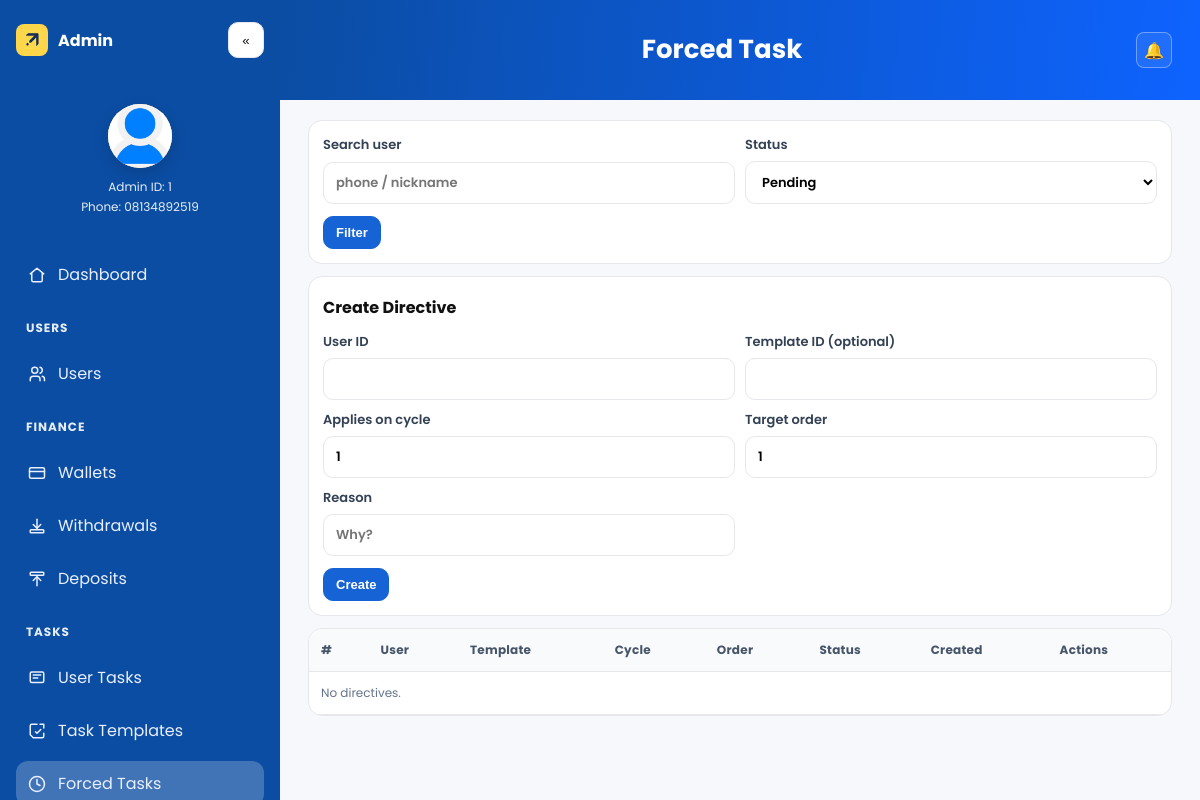
Page /bo/directives/ (signed in) on the earlier database version.
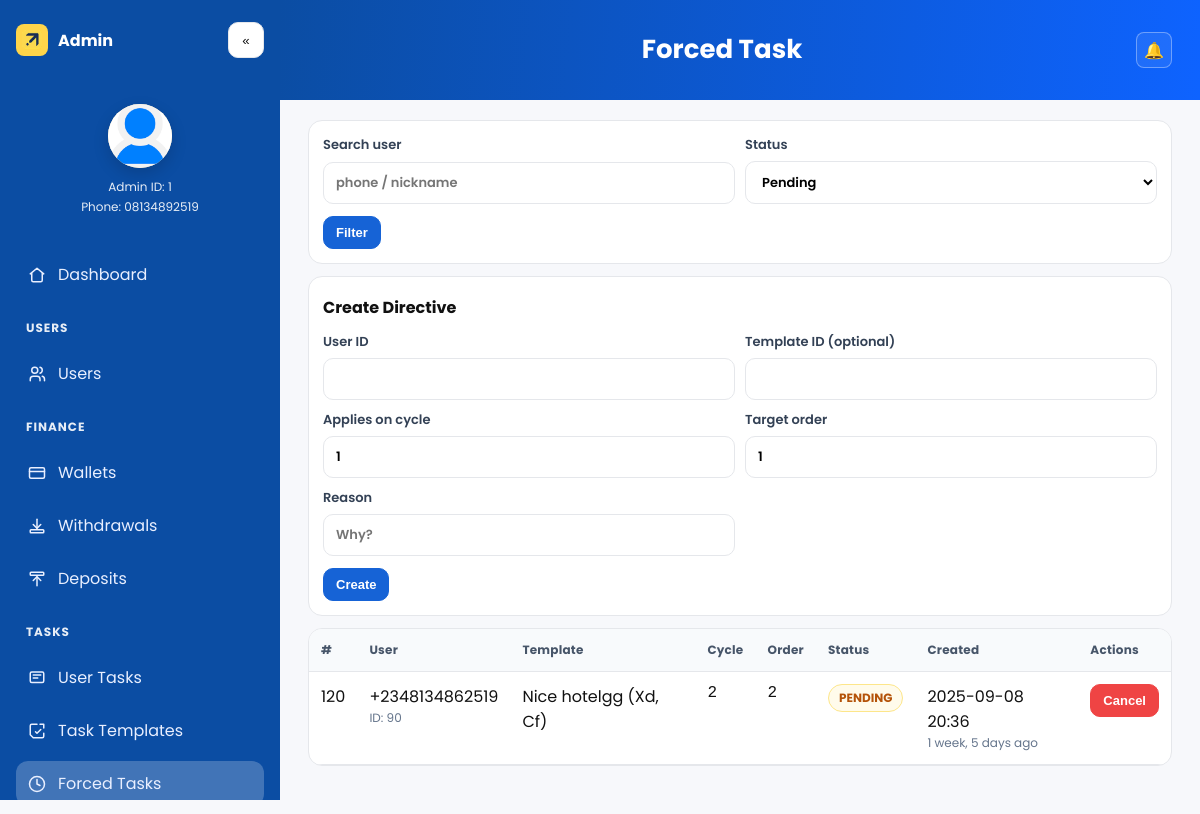
Same page on the later database version.
### main/models.py (models this page shows, shortened)
class ForcedTaskDirective(models.Model):
    class Status(models.TextChoices):
        PENDING  = "PENDING", "Pending"
        CONSUMED = "CONSUMED", "Consumed"
        CANCELED = "CANCELED", "Canceled"
        EXPIRED  = "EXPIRED", "Expired"
        SKIPPED  = "SKIPPED", "Skipped (behind current order)"
    user = models.ForeignKey(settings.AUTH_USER_MODEL, on_delete=models.CASCADE, related_name="forced_task_directives")
    applies_on_cycle = models.PositiveIntegerField(db_index=True, help_text="Cycle number this applies to.")
    target_order = models.PositiveIntegerField(help_text="1-based order to show when eligible.")
    template = models.ForeignKey(
        'UserTaskTemplate', null=True, blank=True, on_delete=models.SET_NULL,
        help_text="Optional fixed template to serve for this order."
    )
    status = models.CharField(max_length=10, choices=Status.choices, default=Status.PENDING, db_index=True)
    expires_at = models.DateTimeField(null=True, blank=True)
    batch_id = models.CharField(max_length=64, blank=True, default="")
    reason = models.CharField(max_length=255, blank=True, default="")
    created_by = models.ForeignKey(
        settings.AUTH_USER_MODEL, null=True, blank=True,
        on_delete=models.SET_NULL, related_name="created_forced_task_directives"
    )
    created_at = models.DateTimeField(auto_now_add=True)
    updated_at = models.DateTimeField(auto_now=True)
    consumed_at = models.DateTimeField(null=True, blank=True)
    canceled_at = models.DateTimeField(null=True, blank=True)
    expired_at = models.DateTimeField(null=True, blank=True)
    skipped_at = models.DateTimeField(null=True, blank=True)
    class Meta:
        indexes = [
            models.Index(fields=["user", "applies_on_cycle", "status"]),
            models.Index(fields=["applies_on_cycle", "target_order"]),
            models.Index(fields=["expires_at"]),
            models.Index(fields=["created_at"]),
        ]
        ordering = ["target_order", "created_at"]

class CustomUser(AbstractUser):
    username = None
    phone = models.CharField(max_length=20, unique=True)
    invitation_code = models.CharField(max_length=50, blank=True, null=True)
    nickname   = models.CharField(max_length=50, blank=True)
    avatar     = models.ImageField(upload_to="avatars/%Y/%m/", blank=True, null=True)
    avatar_url = models.URLField(blank=True, null=True, validators=[URLValidator()])
    signup_ip = models.GenericIPAddressField(blank=True, null=True)
    signup_country = models.CharField(max_length=100, blank=True, null=True)
    last_login_ip = models.GenericIPAddressField(blank=True, null=True)
    last_login_country = models.CharField(max_length=100, blank=True, null=True)
    tx_pin_hash = models.CharField(max_length=128, blank=True)
    tx_pin_changed_at = models.DateTimeField(blank=True, null=True)
    tx_pin_attempts = models.PositiveIntegerField(default=0)
    tx_pin_locked_until = models.DateTimeField(blank=True, null=True)
    USERNAME_FIELD = "phone"
    REQUIRED_FIELDS = []
    objects = CustomUserManager()
    def __str__(self) -> str:
        return self.nickname or self.phone

class UserTaskTemplate(models.Model):
    class Label(models.TextChoices):
        PERFECT = "PERFECT", "Perfect"
        GOOD    = "GOOD",    "Good"
        MEDIUM  = "MEDIUM",  "Medium"
    class Status(models.TextChoices):
        DRAFT    = "DRAFT", "Draft"
        ACTIVE   = "ACTIVE", "Active"
        PAUSED   = "PAUSED", "Paused"
        ARCHIVED = "ARCHIVED", "Archived"
    hotel_name = models.CharField(max_length=160)
    slug = models.SlugField(max_length=180, unique=True)
    country = models.CharField(max_length=64)
    city = models.CharField(max_length=64)
    cover_image_url = models.URLField(blank=True, default="")
    cover_image = models.ImageField(upload_to="tasks/covers/", null=True, blank=True)
    task_id = models.CharField(max_length=24, unique=True, default=_gen_task_id, editable=False)
    task_date = models.DateField(null=True, blank=True)
    task_price = models.DecimalField(
        max_digits=12, decimal_places=2, null=True, blank=True,
        validators=[MinValueValidator(Decimal("0.00"))],
        help_text="If empty, falls back to tasksettngs.task_price."
    )
    task_commission = models.DecimalField(
        max_digits=12, decimal_places=2, null=True, blank=True,
        validators=[MinValueValidator(Decimal("0.00"))],
        help_text="If empty, falls back to tasksettngs.task_commission."
    )
    task_score = models.DecimalField(
        max_digits=3, decimal_places=2, null=True, blank=True,
        validators=[MinValueValidator(Decimal("0.00")), MaxValueValidator(Decimal("5.00"))],
        help_text="0.00 – 5.00"
    )
    task_label = models.CharField(max_length=12, choices=Label.choices, blank=True, default="")
    is_admin_task = models.BooleanField(
        default=False,
        help_text="If True, user must have wallet ≥ price to complete this task."
    )
    status = models.CharField(
        max_length=10, choices=Status.choices, default=Status.DRAFT,
        help_text="Set to ACTIVE to include in random selection."
    )
    created_by = models.ForeignKey(
        settings.AUTH_USER_MODEL, null=True, blank=True,
        on_delete=models.SET_NULL, related_name="created_task_templates"
    )
    created_at = models.DateTimeField(auto_now_add=True)
    updated_at = models.DateTimeField(auto_now=True)
    class Meta:
        indexes = [
            models.Index(fields=["status"]),
            models.Index(fields=["country", "city"]),
            models.Index(fields=["task_date"]),
        ]
        ordering = ["-updated_at", "-created_at"]
    def __str__(self):
        return f"{self.hotel_name} ({self.city}, {self.country})"

### main/admin_view.py (the view)
# urls.py: path("bo/directives/", bo.bo_directives, name="bo_directives"),
@login_required
@user_passes_test(staff_or_manager)
def bo_directives(request):
    q = (request.GET.get("q") or "").strip()
    status = (request.GET.get("status") or "PENDING").upper()
    qs = ForcedTaskDirective.objects.select_related("user", "template").order_by("-created_at")
    if q:
        qs = qs.filter(Q(user__phone__icontains=q) | Q(user__nickname__icontains=q))
    if status:
        qs = qs.filter(status=status)
    page_obj = _paginate(qs, request, per_page=25)
    return render(request, "meta_search/bo/directives.html", {
        "active_page": AP["dir"], "page_obj": page_obj, "q": q, "status": status
    })

### main/admin_view.py (called while the page is built)
def staff_or_manager(user):
    return user.is_active and (user.is_staff or user.groups.filter(name="managers").exists())

def _paginate(qs, request, per_page=25, page_param="page"):
    page = request.GET.get(page_param) or 1
    return Paginator(qs, per_page).get_page(page)

### templates/meta_search/bo/directives.html (shortened to what this page needs)
{% extends "base_admin.html" %}
{% block page_title %}Forced Task{% endblock %}
{% block content %}
<form method="get" class="card filters">
  <div class="grid">
    <label>Search user
      <input type="text" name="q" value="{{ q }}" placeholder="phone / nickname">
    </label>
    <label>Status
      <select name="status">
        <option value="PENDING"  {% if status == 'PENDING' %}selected{% endif %}>Pending</option>
      </select>
    </label>
  </div>
  <div class="actions">
    <button class="btn primary sm" type="submit">Filter</button>
  </div>
</form>
<div class="card create">
  <h3>Create Directive</h3>
  <form method="post" action="{% url 'bo_directive_create' %}">
    <div class="grid">
      <label>User ID
        <input type="number" name="user_id" required>
      </label>
      <label>Template ID (optional)
        <input type="number" name="template_id">
      </label>
      <label>Applies on cycle
        <input type="number" name="applies_on_cycle" value="1" required>
      </label>
      <label>Target order
        <input type="number" name="target_order" value="1" required>
      </label>
      <label class="full">Reason
        <input type="text" name="reason" placeholder="Why?">
      </label>
    </div>
    <div class="actions">
      <button class="btn primary sm" type="submit">Create</button>
    </div>
  </form>
</div>
<div class="card table-card">
  <div class="table-wrap">
    <table class="table">
      <thead>
        <tr>
          <th>#</th>
          <th>User</th>
          <th>Template</th>
          <th>Cycle</th>
          <th>Order</th>
          <th>Status</th>
          <th>Created</th>
          <th>Actions</th>
        </tr>
      </thead>
      <tbody>
        {% for d in page_obj %}
          {% with s=d.status|lower %}
          <tr>
            <td data-label="#">{{ d.id }}</td>
            <td data-label="User">
              {{ d.user }}
              <div class="muted">ID: {{ d.user_id }}</div>
            </td>
            <td data-label="Template">
              {{ d.template|default:"—" }}
            </td>
            <td data-label="Cycle" class="mono">{{ d.applies_on_cycle }}</td>
            <td data-label="Order" class="mono">{{ d.target_order }}</td>
            <td data-label="Status">
              <span class="chip
                {% if s == 'pending' %}st-pending
                {% elif s == 'canceled' %}st-canceled
                {% else %}st-other{% endif %}">
                {{ d.status }}
              </span>
            </td>
            <td data-label="Created">
              {{ d.created_at|date:"Y-m-d H:i" }}
              <div class="muted">{{ d.created_at|timesince }} ago</div>
            </td>
            <td data-label="Actions">
              <div class="row-actions">
                {% if d.status == 'PENDING' %}
                  <form method="post" action="{% url 'bo_directive_cancel' d.id %}">
                    <button class="btn cancel sm" type="submit">Cancel</button>
                  </form>
                {% else %}
                  <span class="muted">—</span>
                {% endif %}
              </div>
            </td>
          </tr>
          {% endwith %}
        {% empty %}
          <tr>
            <td data-label="Info" colspan="8">
              <div class="muted">No directives.</div>
            </td>
          </tr>
        {% endfor %}
      </tbody>
    </table>
  </div>
</div>
{% endblock %}

Differences in the rows shown:
now on this page (row edited): ForcedTaskDirective: id "120", user "+2348134862519", user_id "90", template "Nice hotelgg (Xd, Cf)", applies_on_cycle "2", target_order "2", status "PENDING", created_at "2025-09-08 20:36", created_at "1 week, 5 days", shows "Cancel"
Other differences:
text no longer shown: "No directives."
